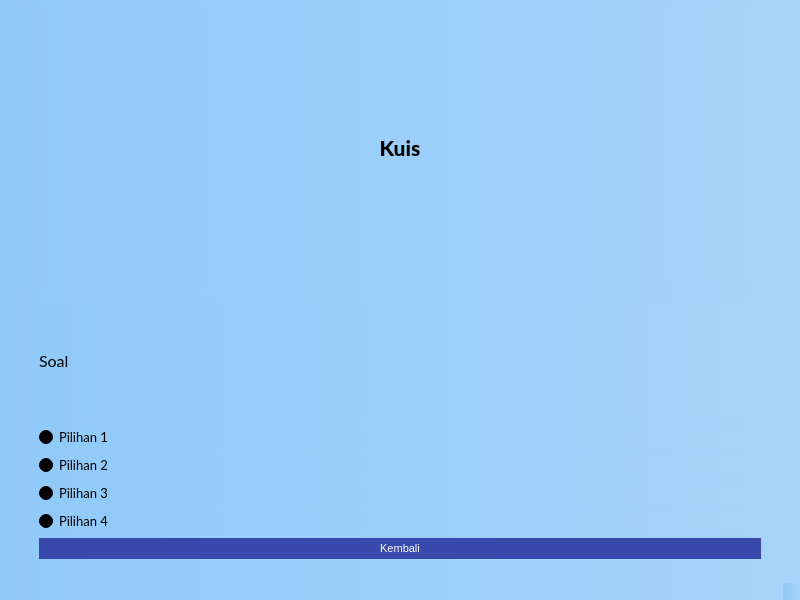
<?xml version="1.0" encoding="UTF-8"?>
<ui version="4.0">
 <class>MainWindow</class>
 <widget class="QMainWindow" name="MainWindow">
  <property name="geometry">
   <rect>
    <x>0</x>
    <y>0</y>
    <width>800</width>
    <height>600</height>
   </rect>
  </property>
  <property name="windowTitle">
   <string>MainWindow</string>
  </property>
  <property name="styleSheet">
   <string notr="true">background-color: qlineargradient(spread:pad, x1:0, y1:0, x2:1, y2:0, stop:0 #90caf9, stop:1 #a6d4fa);</string>
  </property>
  <widget class="QWidget" name="centralwidget">
   <layout class="QVBoxLayout" name="verticalLayout">
    <item>
     <layout class="QVBoxLayout" name="verticalLayout_2">
      <item>
       <widget class="QLabel" name="label">
        <property name="font">
         <font>
          <family>Lato Heavy</family>
          <pointsize>16</pointsize>
         </font>
        </property>
        <property name="text">
         <string>Kuis</string>
        </property>
        <property name="alignment">
         <set>Qt::AlignCenter</set>
        </property>
       </widget>
      </item>
      <item>
       <layout class="QVBoxLayout" name="verticalLayout_4">
        <property name="leftMargin">
         <number>30</number>
        </property>
        <property name="topMargin">
         <number>10</number>
        </property>
        <property name="rightMargin">
         <number>30</number>
        </property>
        <property name="bottomMargin">
         <number>10</number>
        </property>
        <item>
         <widget class="QLabel" name="label_2">
          <property name="font">
           <font>
            <family>Lato</family>
            <pointsize>12</pointsize>
           </font>
          </property>
          <property name="text">
           <string>Soal</string>
          </property>
         </widget>
        </item>
        <item>
         <layout class="QVBoxLayout" name="verticalLayout_5">
          <item>
           <widget class="QRadioButton" name="radioButton">
            <property name="font">
             <font>
              <family>Lato</family>
              <pointsize>10</pointsize>
             </font>
            </property>
            <property name="text">
             <string>Pilihan 1</string>
            </property>
           </widget>
          </item>
          <item>
           <widget class="QRadioButton" name="radioButton_2">
            <property name="font">
             <font>
              <family>Lato</family>
              <pointsize>10</pointsize>
             </font>
            </property>
            <property name="text">
             <string>Pilihan 2</string>
            </property>
           </widget>
          </item>
          <item>
           <widget class="QRadioButton" name="radioButton_3">
            <property name="font">
             <font>
              <family>Lato</family>
              <pointsize>10</pointsize>
             </font>
            </property>
            <property name="text">
             <string>Pilihan 3</string>
            </property>
           </widget>
          </item>
          <item>
           <widget class="QRadioButton" name="radioButton_4">
            <property name="font">
             <font>
              <family>Lato</family>
              <pointsize>10</pointsize>
             </font>
            </property>
            <property name="text">
             <string>Pilihan 4</string>
            </property>
           </widget>
          </item>
          <item>
           <layout class="QGridLayout" name="gridLayout">
            <item row="0" column="0">
             <widget class="QPushButton" name="pushButton">
              <property name="styleSheet">
               <string notr="true">padding: 4px 15px;
font-size: 11px;
text-align: center;
cursor: pointer;
outline: none;
color: #fff;
background-color: #3949AB;
border: none;
border-radius: 15px;
box-shadow: 0 9px #999;</string>
              </property>
              <property name="text">
               <string>Kembali</string>
              </property>
              <property name="icon">
               <iconset>
                <normaloff>resource/1x/Asset 2.png</normaloff>resource/1x/Asset 2.png</iconset>
              </property>
             </widget>
            </item>
           </layout>
          </item>
         </layout>
        </item>
       </layout>
      </item>
     </layout>
    </item>
   </layout>
  </widget>
  <widget class="QMenuBar" name="menubar">
   <property name="geometry">
    <rect>
     <x>0</x>
     <y>0</y>
     <width>800</width>
     <height>21</height>
    </rect>
   </property>
  </widget>
  <widget class="QStatusBar" name="statusbar"/>
 </widget>
 <resources/>
 <connections/>
</ui>
